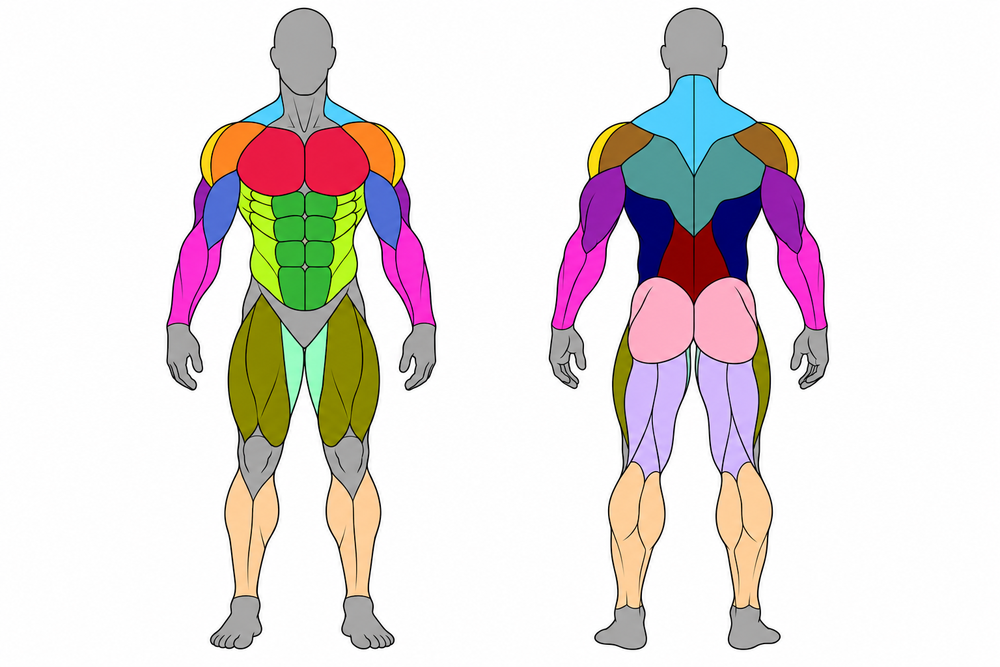
#> input picture tools/muscle-map/source.png, 1000 x 667 px, shrunk from 1536 x 1024 before the run
$ python trace.py source.png source.png source.png
#> lines starting #> are read from the running program, lines starting #| are printed output that depends on the picture; after the words box and inside, x2 and y2 are one past the last pixel; in counts of white or black regions, pixels touching at a corner belong together
"""Trace the color-coded muscle chart into SVG path data for SetRep.
Usage: python3 trace.py source.png out.js [preview.png]
"""
import sys, json
import numpy as np, cv2

SRC, OUT = sys.argv[1], sys.argv[2]
PREVIEW = sys.argv[3] if len(sys.argv) > 3 else None

PAL = {
    "chest": "#E6194B", "front_delts": "#F58231", "side_delts": "#FFE119", "rear_delts": "#9A6324",
    "traps": "#42D4F4", "biceps": "#4363D8", "triceps": "#911EB4", "forearms": "#F032E6",
    "abs": "#3CB44B", "obliques": "#BFEF45", "lats": "#000075", "upper_back": "#469990",
    "lower_back": "#800000", "glutes": "#FABED4", "quads": "#808000", "hamstrings": "#DCBEFF",
    "adductors": "#AAFFC3", "calves": "#FFD8B1",
    "_skin": "#A9A9A9", "_line": "#000000", "_bg": "#FFFFFF",
}
names = list(PAL)
cols = np.array([[int(PAL[n][i:i+2], 16) for i in (1, 3, 5)] for n in names], np.float32)

img = cv2.imread(SRC)[:, :, ::-1].astype(np.float32)  # RGB
img = cv2.medianBlur(img.astype(np.uint8), 3).astype(np.float32)
H, W, _ = img.shape
#> H = 667; W = 1000
# nearest palette colour per pixel (in a perceptual-ish space)
lab = cv2.cvtColor((img).astype(np.uint8), cv2.COLOR_RGB2LAB).astype(np.float32)
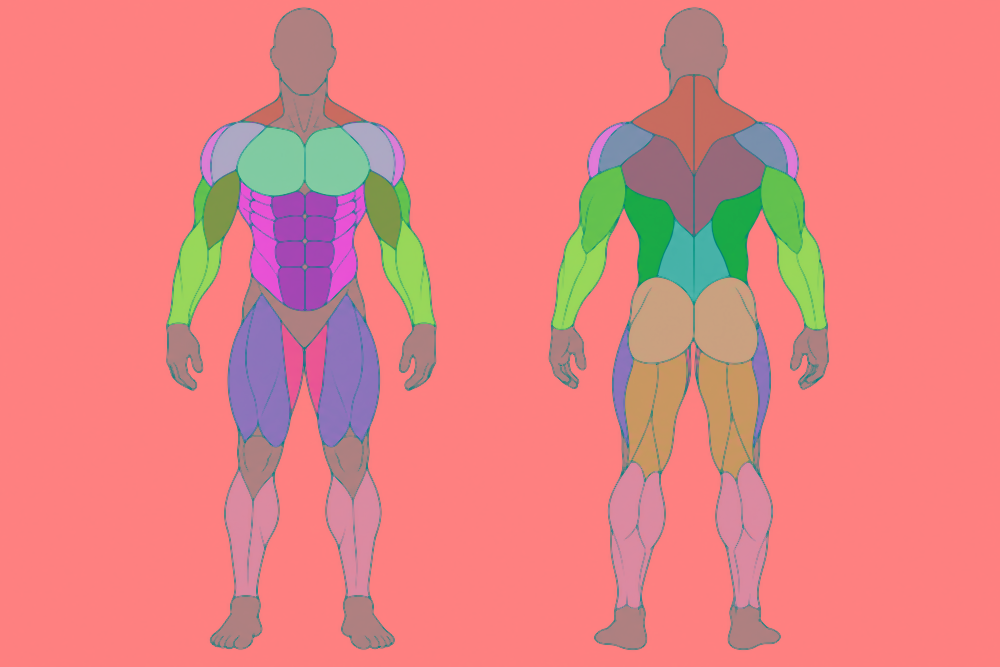
#> lab: shape (667, 1000, 3) float32; mean R, G, B 230.6, 131, 130
pal_lab = cv2.cvtColor(cols.reshape(1, -1, 3).astype(np.uint8), cv2.COLOR_RGB2LAB).reshape(-1, 3).astype(np.float32)
d = ((lab[:, :, None, :] - pal_lab[None, None, :, :]) ** 2).sum(-1)
label = d.argmin(-1)
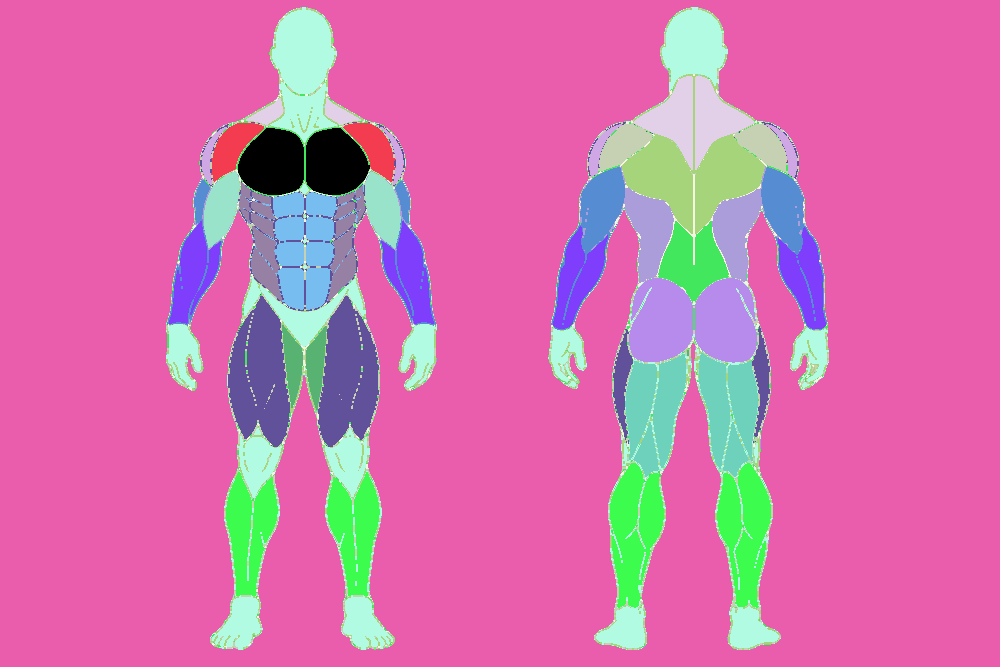
#> label: shape (667, 1000) int64; 21 distinct labels, from 0 to 20; one colour per label, 0 black

idx = {n: i for i, n in enumerate(names)}
body = (label != idx["_bg"]).astype(np.uint8)
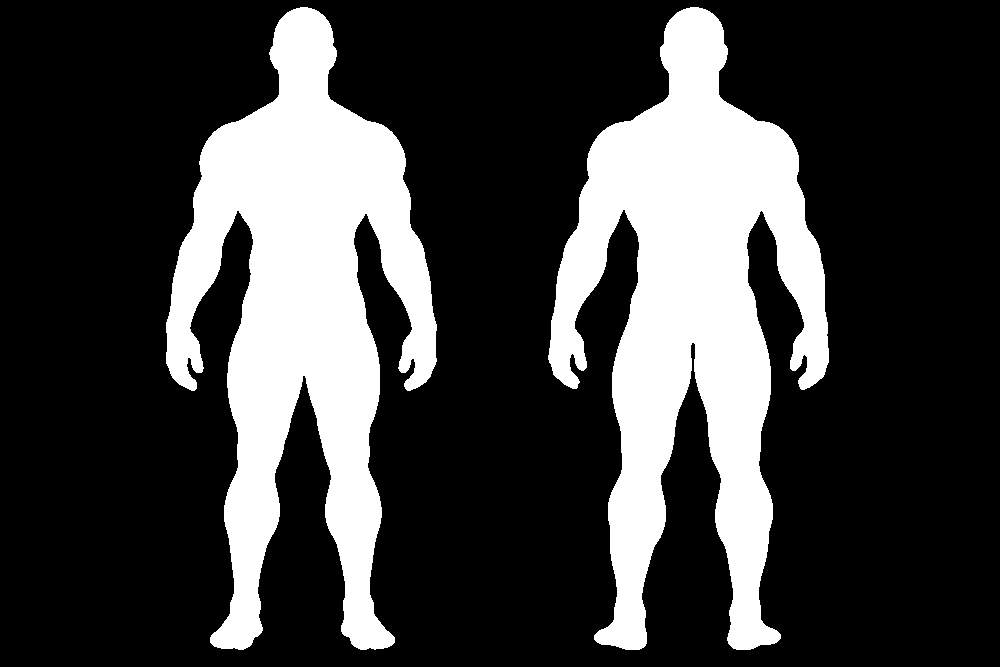
#> body: shape (667, 1000); values 0 (black) and 1 (white), 25.1% white; 2 white regions, box (x1, y1, x2, y2) and area: (548, 7, 829, 650) 84980, (166, 7, 437, 650) 82294
body = cv2.morphologyEx(body, cv2.MORPH_CLOSE, np.ones((5, 5), np.uint8))
#> body: shape (667, 1000); values 0 (black) and 1 (white), 25.1% white; 2 white regions, box (x1, y1, x2, y2) and area: (548, 7, 829, 650) 85147, (166, 7, 437, 650) 82466

SCALE = 0.5  # output units = half pixels


def smooth_path(pts):
    """closed polyline -> smooth cubic bezier path (Catmull-Rom)"""
    n = len(pts)
    if n < 3:
        return ""
    P = [(p[0] * SCALE, p[1] * SCALE) for p in pts]
    out = [f"M{P[0][0]:.1f} {P[0][1]:.1f}"]
    for i in range(n):
        p0, p1, p2, p3 = P[i - 1], P[i], P[(i + 1) % n], P[(i + 2) % n]
        c1 = (p1[0] + (p2[0] - p0[0]) / 6, p1[1] + (p2[1] - p0[1]) / 6)
        c2 = (p2[0] - (p3[0] - p1[0]) / 6, p2[1] - (p3[1] - p1[1]) / 6)
        out.append(f"C{c1[0]:.1f} {c1[1]:.1f} {c2[0]:.1f} {c2[1]:.1f} {p2[0]:.1f} {p2[1]:.1f}")
    return "".join(out) + "Z"


def mask_paths(mask, min_area=40, eps=1.2):
    cnts, hier = cv2.findContours(mask, cv2.RETR_CCOMP, cv2.CHAIN_APPROX_NONE)
    paths = []
    if hier is None:
        return paths
    hier = hier[0]
    for i, c in enumerate(cnts):
        if hier[i][3] != -1:
            continue  # holes are added to their parent below
        if cv2.contourArea(c) < min_area:
            continue
        d = smooth_path(cv2.approxPolyDP(c, eps, True)[:, 0, :].tolist())
        j = hier[i][2]
        while j != -1:
            if cv2.contourArea(cnts[j]) >= min_area:
                d += smooth_path(cv2.approxPolyDP(cnts[j], eps, True)[:, 0, :].tolist())
            j = hier[j][0]
        paths.append((cv2.contourArea(c), d))
    return paths


# split into the two views at the widest white gap in the middle
cols_body = body.sum(0)
#> cols_body = 1000 values, max 543 at index 733, min 0 at index 0, mean 167.6
mid = W // 2
#> mid = 500
gap = [x for x in range(int(W * 0.35), int(W * 0.65)) if cols_body[x] == 0]
#> gap = 111 values from 437 to 547
split = int(np.median(gap)) if gap else mid
#> split = 492

views = {}
for vname, (x0, x1) in {"front": (0, split), "back": (split, W)}.items():
    sub = np.zeros_like(body); sub[:, x0:x1] = body[:, x0:x1]
    ys, xs = np.nonzero(sub)
    bx0, bx1, by0, by1 = xs.min(), xs.max(), ys.min(), ys.max()
    pad = 6
    vb = [round((bx0 - pad) * SCALE, 1), round((by0 - pad) * SCALE, 1),
          round((bx1 - bx0 + 2 * pad) * SCALE, 1), round((by1 - by0 + 2 * pad) * SCALE, 1)]
    sil = [p for _, p in sorted(mask_paths(sub, 200, 1.0), reverse=True)]
    region = np.zeros_like(body); region[:, x0:x1] = 1
    skin = (label == idx["_skin"]).astype(np.uint8) * region
    skin = cv2.morphologyEx(skin, cv2.MORPH_OPEN, np.ones((3, 3), np.uint8))
    skin_p = [p for _, p in mask_paths(skin, 60)]
    regions = []
    for m in names:
        if m.startswith("_"):
            continue
        mk = (label == idx[m]).astype(np.uint8) * region
        mk = cv2.morphologyEx(mk, cv2.MORPH_OPEN, np.ones((3, 3), np.uint8))
        for area, p in sorted(mask_paths(mk, 80), reverse=True):
            regions.append([m, p])
    ln = (label == idx["_line"]).astype(np.uint8) * region * body
    lines = "".join(p for _, p in mask_paths(ln, 6, 0.7))
    views[vname] = {"viewBox": " ".join(map(str, vb)), "sil": "".join(sil), "skin": skin_p, "regions": regions, "lines": lines}
    print(vname, "viewBox", vb, "regions", len(regions), "skin", len(skin_p),
          {m: sum(1 for r in regions if r[0] == m) for m in names if not m.startswith("_")})
#> this loop made 2 passes
#> (vname, x0, x1, bx0, bx1, by0, by1, pad) on pass 1: ('front', 0, 492, 166, 436, 7, 649, 6)
#> (vname, x0, x1, bx0, bx1, by0, by1, pad) on pass 2: ('back', 492, 1000, 548, 828, 7, 649, 6)
#> (printed output is left out)
#> ln: shape (667, 1000); values 0 (black) and 1 (white), 0.15% white in thin lines or dots, all inside (x1, y1, x2, y2) = (551, 17, 827, 646)
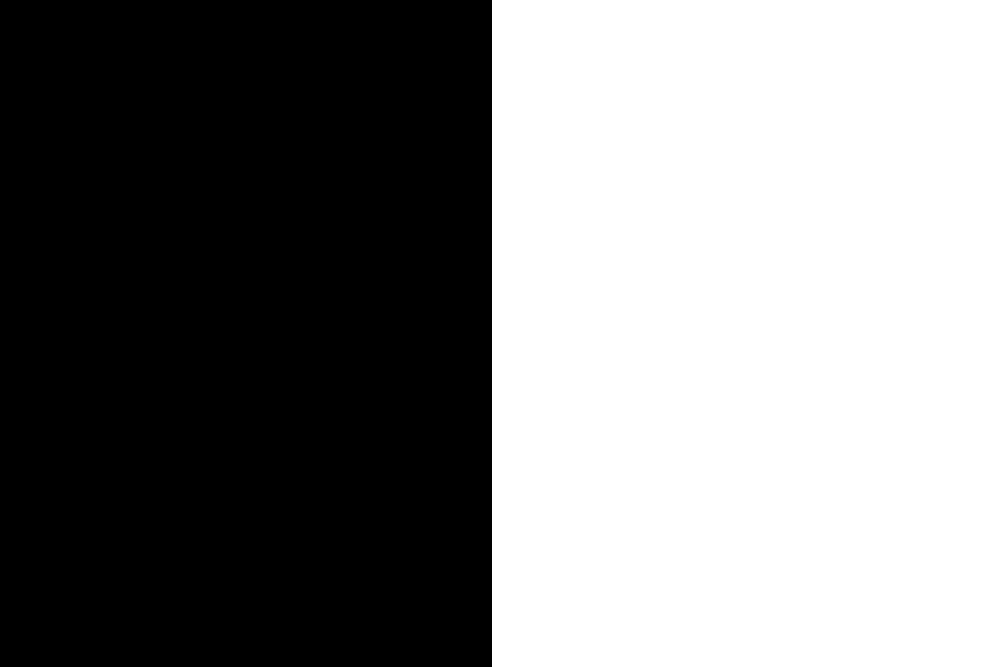
#> region: shape (667, 1000); values 0 (black) and 1 (white), 50.8% white; 1 black region, box (x1, y1, x2, y2) and area: (0, 0, 492, 667) 328164
#> skin: shape (667, 1000); values 0 (black) and 1 (white), 1.3% white; 14 white regions (5 under 20 px), largest, box (x1, y1, x2, y2) and area: (662, 7, 728, 89) 3543, (596, 607, 645, 648) 1342, (729, 607, 779, 648) 1327
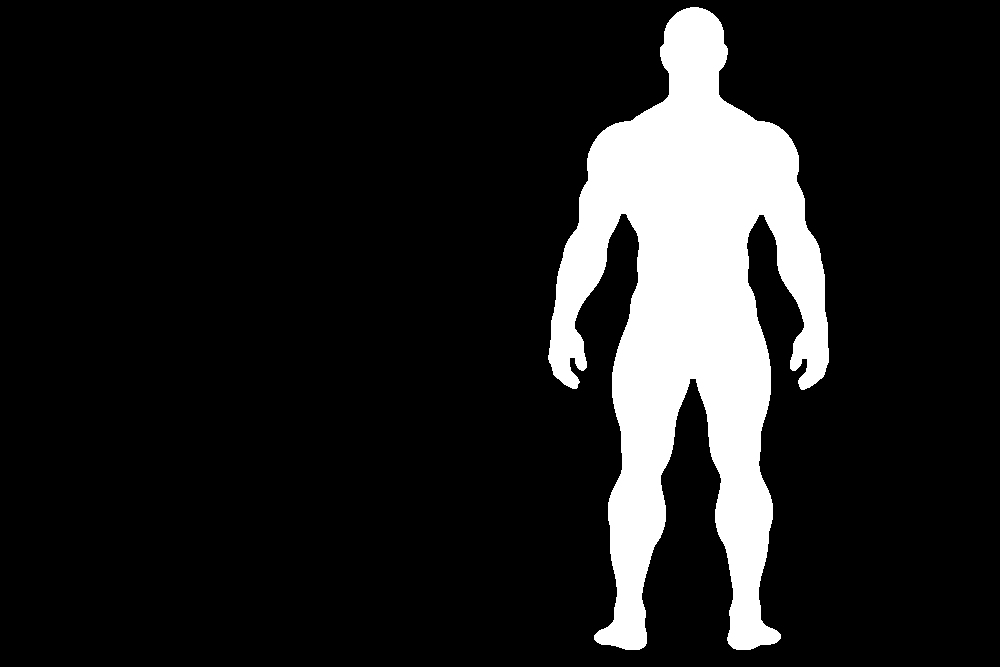
#> sub: shape (667, 1000); values 0 (black) and 1 (white), 12.8% white; 1 white region, box (x1, y1, x2, y2) and area: (548, 7, 829, 650) 85147
#> after the loop, views = 2 items

with open(OUT, "w") as f:
    f.write("/* Muscle map shapes traced from a colour-coded anatomy chart (tools: trace.py).\n"
            "   Each view: viewBox, sil (whole body outline), skin (non-muscle areas), regions [muscle key, path]. */\n")
    f.write("const BODY_VIEWS=" + json.dumps(views, separators=(",", ":")) + ";\n")

if PREVIEW:
    vis = np.full((H, W, 3), 255, np.uint8)
#> vis: shape (667, 1000, 3); every value is 255
    vis[body > 0] = (20, 20, 20)
    for n in names:
        if n in ("_bg", "_line"):
            continue
        vis[(label == idx[n]) & (body > 0)] = cols[idx[n]].astype(np.uint8)
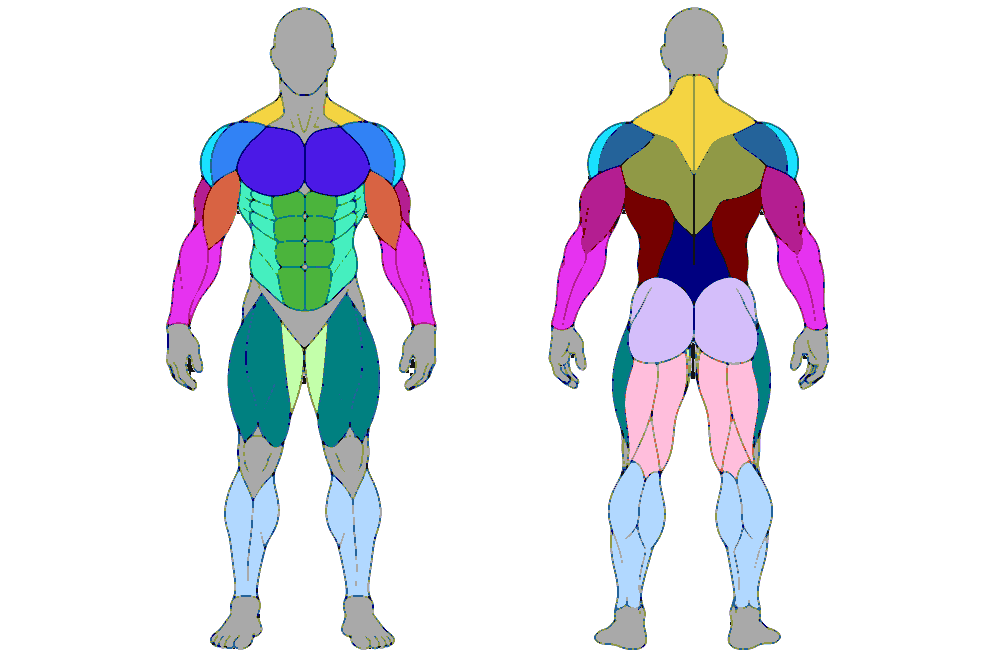
#> vis: shape (667, 1000, 3); mean of channels 0, 1, 2 231.8, 225.6, 225.8; drawn as B, G, R
    cv2.imwrite(PREVIEW, vis[:, :, ::-1])
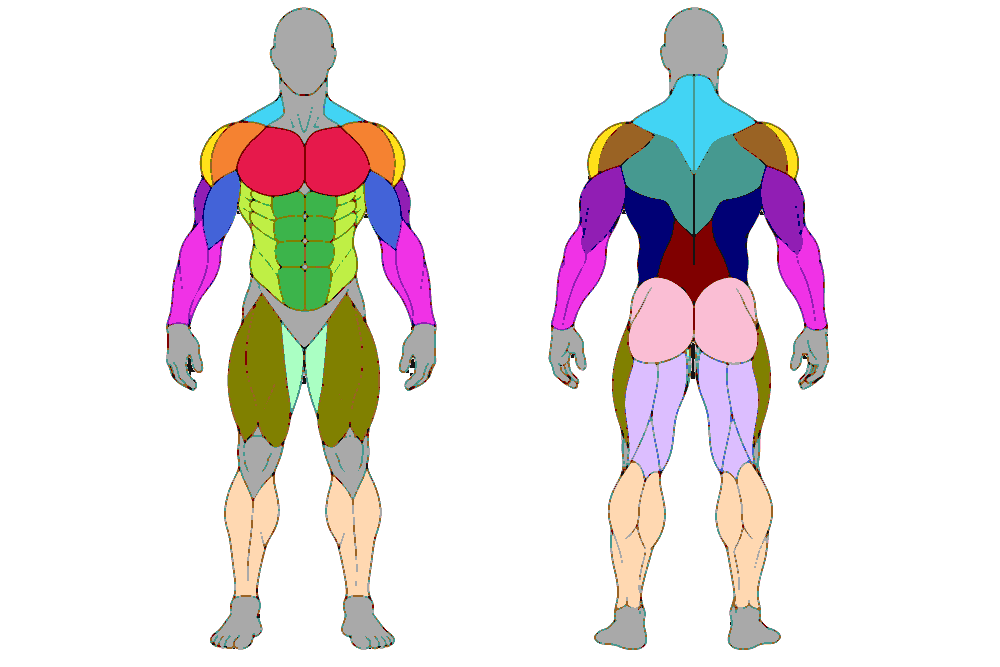
#> saved as source.png: shape (667, 1000, 3); mean B, G, R 225.8, 225.6, 231.8
